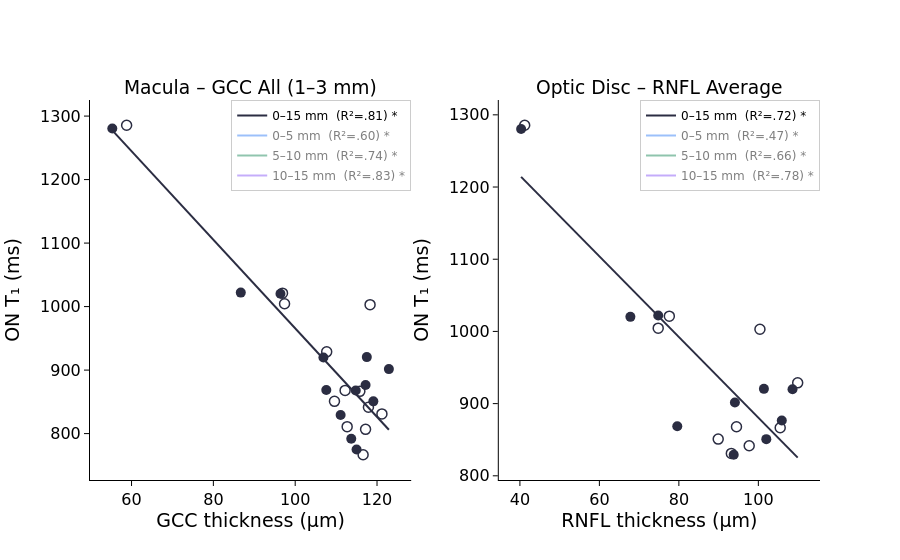

Here is the notebook cell this chart was saved with:
### Code cell
#| label: fig2cell
from pathlib import Path
import numpy as np, pandas as pd
from plotly.subplots import make_subplots
from scipy.stats import linregress

PXIN, PT = 96, 96 / 72
px = lambda i: round(i * PXIN); pt = lambda p: p * PT
DATA = next(p for p in [Path('dashboard_standard_reg'), Path('../dashboard_standard_reg')] if p.exists())

T1_SCALE = 1000.0
merged = pd.read_csv(DATA / 'data_merged.csv')
t1_cols = ['T1_mean_05', 'T1_mean_510', 'T1_mean_1015', 'T1_mean_015']
merged[t1_cols] *= T1_SCALE
T1_BANDS = [('T1_mean_015', '0–15 mm', '#2B2D42'), ('T1_mean_05', '0–5 mm', '#3B82F6'),
            ('T1_mean_510', '5–10 mm', '#228B5E'), ('T1_mean_1015', '10–15 mm', '#8B5CF6')]
PANELS = [('Macula', 'All_1_3_gcc', 'GCC thickness (µm)', 'GCC All (1–3 mm)'),
          ('Optic Disc', 'All_um_', 'RNFL thickness (µm)', 'RNFL Average')]
AX = dict(color='black', linecolor='black', showline=True, mirror=False, showgrid=False,
          zeroline=False, ticks='outside', tickcolor='black', fixedrange=True)


def bh_fdr(p):
    p = np.asarray(p, float); out = np.full(p.shape, np.nan)
    ok = np.where(~np.isnan(p))[0]; m = len(ok); order = ok[np.argsort(p[ok])]; prev = 1.0
    for k in range(m - 1, -1, -1):
        prev = min(prev, p[order[k]] * m / (k + 1)); out[order[k]] = prev
    return out


fmt = lambda v: f'{v:.2f}'.replace('0.', '.')

HL = dict(bgcolor='#222', font=dict(color='#fff'))   # dark hover popup, like the dashboard

fig = make_subplots(rows=1, cols=2, horizontal_spacing=0.12,
                    subplot_titles=[f'{t} – {o}' for t, _, _, o in PANELS])
for col, (title, sector, xlab, octName) in enumerate(PANELS, start=1):
    leg = 'legend' if col == 1 else 'legend2'
    dfs = [(merged[[sector, band, 'Eye', 'MRI_ID']].dropna(), band) for band, _, _ in T1_BANDS]
    fits = [(d, linregress(d[sector], d[band]) if len(d) >= 5 else None) for d, band in dfs]
    pfdr = bh_fdr([f.pvalue if f else np.nan for _, f in fits])
    for (band, lbl, c), (d, f), q in zip(T1_BANDS, fits, pfdr):
        if f is None:
            continue
        vis = True if band == 'T1_mean_015' else 'legendonly'
        grp = f'{col}-{lbl}'
        for eye in ('OD', 'OS'):
            g = d[d.Eye == eye]
            marker = (dict(color='white', size=10, line=dict(color=c, width=1.5)) if eye == 'OD'
                      else dict(color=c, size=10, line=dict(width=0)))
            hov = (f'<b>%{{customdata}}</b> · {eye} · {lbl} <br>'
                   f'{octName} = %{{x:.2f}}<br>T₁ = %{{y:.0f}} ms<extra></extra>')
            fig.add_scatter(x=g[sector], y=g[band], customdata=g['MRI_ID'], mode='markers',
                legend=leg, legendgroup=grp, showlegend=False, visible=vis, row=1, col=col,
                marker=marker, hovertemplate=hov, hoverlabel=HL)
        xs = np.array([d[sector].min(), d[sector].max()])
        star = ' *' if (not np.isnan(q) and q < 0.05) else ''
        fig.add_scatter(x=xs, y=f.intercept + f.slope * xs, mode='lines', legend=leg, legendgroup=grp,
            visible=vis, row=1, col=col, line=dict(color=c, width=2), hoverinfo='skip',
            name=f'{lbl}  (R²={fmt(f.rvalue ** 2)}){star}')
    fig.update_xaxes(title=dict(text=xlab, standoff=5), row=1, col=col, **AX)
    fig.update_yaxes(title=dict(text='ON T₁ (ms)'), row=1, col=col, **AX)

LEG = dict(bgcolor='rgba(255,255,255,0.7)', bordercolor='#ccc', borderwidth=1,
           font=dict(size=pt(9)), xanchor='right', yanchor='top', y=0.99,
           groupclick='togglegroup', tracegroupgap=1)
fig.update_layout(autosize=True, paper_bgcolor='white', plot_bgcolor='white', dragmode=False,
    font=dict(color='black', family='DejaVu Sans, Arial, sans-serif', size=pt(12)),
    margin=dict(l=px(0.9), r=px(0.1), t=px(0.5), b=px(0.6)),
    legend=dict(**LEG, x=0.43), legend2=dict(**LEG, x=0.99))
for a in fig.layout.annotations:
    a.font.size = pt(14)
fig.show(config={"responsive": True, "edits": {"legendPosition": True}})

### Figure 1 — Plotly figure (JSON) as saved in the notebook; plotly's stock layout.template omitted (floating-point values rounded to 4 significant figures)
{"data": [{"customdata": ["sub-0204", "sub-0339", "sub-0457", "sub-0480", "sub-0610", "sub-0713", "sub-0717", "sub-0733", "sub-0760", "sub-0780", "sub-0803", "sub-0805", "sub-0807"], "hoverlabel": {"bgcolor": "#222", "font": {"color": "#fff"}}, "hovertemplate": "<b>%{customdata}</b> · OD · 0–15 mm <br>GCC All (1–3 mm) = %{x:.2f}<br>T₁ = %{y:.0f} ms<extra></extra>", "legend": "legend", "legendgroup": "1-0–15 mm", "marker": {"color": "white", "line": {"color": "#2B2D42", "width": 1.5}, "size": 10}, "mode": "markers", "showlegend": false, "type": "scatter", "visible": true, "x": [112.7, 107.7, 116.6, 58.8, 118.3, 109.6, 121.2, 96.9, 112.2, 115.8, 97.4, 117.2, 117.9], "xaxis": "x", "y": [810.9, 928.8, 766.7, 1286.0, 1003.0, 850.8, 831.0, 1021.0, 868.0, 866.5, 1004.0, 806.7, 841.6], "yaxis": "y"}, {"customdata": ["sub-0204", "sub-0339", "sub-0457", "sub-0480", "sub-0610", "sub-0713", "sub-0717", "sub-0733", "sub-0760", "sub-0780", "sub-0803", "sub-0805", "sub-0807"], "hoverlabel": {"bgcolor": "#222", "font": {"color": "#fff"}}, "hovertemplate": "<b>%{customdata}</b> · OS · 0–15 mm <br>GCC All (1–3 mm) = %{x:.2f}<br>T₁ = %{y:.0f} ms<extra></extra>", "legend": "legend", "legendgroup": "1-0–15 mm", "marker": {"color": "#2B2D42", "line": {"width": 0}, "size": 10}, "mode": "markers", "showlegend": false, "type": "scatter", "visible": true, "x": [113.7, 106.9, 114.8, 55.3, 117.5, 107.6, 122.9, 96.4, 111.1, 117.2, 86.7, 115.0, 119.1], "xaxis": "x", "y": [791.9, 919.9, 867.9, 1280.0, 920.5, 868.7, 901.6, 1020.0, 829.2, 876.6, 1022.0, 775.0, 850.8], "yaxis": "y"}, {"hoverinfo": "skip", "legend": "legend", "legendgroup": "1-0–15 mm", "line": {"color": "#2B2D42", "width": 2}, "mode": "lines", "name": "0–15 mm  (R²=.81) *", "type": "scatter", "visible": true, "x": [55.3, 122.9], "xaxis": "x", "y": [1278.0, 806.1], "yaxis": "y"}, {"customdata": ["sub-0204", "sub-0339", "sub-0457", "sub-0480", "sub-0610", "sub-0713", "sub-0717", "sub-0733", "sub-0760", "sub-0780", "sub-0803", "sub-0805", "sub-0807"], "hoverlabel": {"bgcolor": "#222", "font": {"color": "#fff"}}, "hovertemplate": "<b>%{customdata}</b> · OD · 0–5 mm <br>GCC All (1–3 mm) = %{x:.2f}<br>T₁ = %{y:.0f} ms<extra></extra>", "legend": "legend", "legendgroup": "1-0–5 mm", "marker": {"color": "white", "line": {"color": "#3B82F6", "width": 1.5}, "size": 10}, "mode": "markers", "showlegend": false, "type": "scatter", "visible": "legendonly", "x": [112.7, 107.7, 116.6, 58.8, 118.3, 109.6, 121.2, 96.9, 112.2, 115.8, 97.4, 117.2, 117.9], "xaxis": "x", "y": [874.1, 1015.0, 824.3, 1443.0, 1297.0, 939.8, 923.7, 1067.0, 987.4, 945.1, 1142.0, 922.6, 974.7], "yaxis": "y"}, {"customdata": ["sub-0204", "sub-0339", "sub-0457", "sub-0480", "sub-0610", "sub-0713", "sub-0717", "sub-0733", "sub-0760", "sub-0780", "sub-0803", "sub-0805", "sub-0807"], "hoverlabel": {"bgcolor": "#222", "font": {"color": "#fff"}}, "hovertemplate": "<b>%{customdata}</b> · OS · 0–5 mm <br>GCC All (1–3 mm) = %{x:.2f}<br>T₁ = %{y:.0f} ms<extra></extra>", "legend": "legend", "legendgroup": "1-0–5 mm", "marker": {"color": "#3B82F6", "line": {"width": 0}, "size": 10}, "mode": "markers", "showlegend": false, "type": "scatter", "visible": "legendonly", "x": [113.7, 106.9, 114.8, 55.3, 117.5, 107.6, 122.9, 96.4, 111.1, 117.2, 86.7, 115.0, 119.1], "xaxis": "x", "y": [838.3, 1035.0, 903.5, 1397.0, 1003.0, 929.7, 991.4, 949.9, 989.1, 955.2, 1151.0, 867.6, 999.9], "yaxis": "y"}, {"hoverinfo": "skip", "legend": "legend", "legendgroup": "1-0–5 mm", "line": {"color": "#3B82F6", "width": 2}, "mode": "lines", "name": "0–5 mm  (R²=.60) *", "type": "scatter", "visible": "legendonly", "x": [55.3, 122.9], "xaxis": "x", "y": [1383.0, 902.2], "yaxis": "y"}, {"customdata": ["sub-0204", "sub-0339", "sub-0457", "sub-0480", "sub-0610", "sub-0713", "sub-0717", "sub-0733", "sub-0760", "sub-0780", "sub-0803", "sub-0805", "sub-0807"], "hoverlabel": {"bgcolor": "#222", "font": {"color": "#fff"}}, "hovertemplate": "<b>%{customdata}</b> · OD · 5–10 mm <br>GCC All (1–3 mm) = %{x:.2f}<br>T₁ = %{y:.0f} ms<extra></extra>", "legend": "legend", "legendgroup": "1-5–10 mm", "marker": {"color": "white", "line": {"color": "#228B5E", "width": 1.5}, "size": 10}, "mode": "markers", "showlegend": false, "type": "scatter", "visible": "legendonly", "x": [112.7, 107.7, 116.6, 58.8, 118.3, 109.6, 121.2, 96.9, 112.2, 115.8, 97.4, 117.2, 117.9], "xaxis": "x", "y": [785.6, 873.6, 763.1, 1210.0, 859.5, 771.4, 788.8, 1040.0, 757.2, 799.1, 927.0, 762.6, 749.7], "yaxis": "y"}, {"customdata": ["sub-0204", "sub-0339", "sub-0457", "sub-0480", "sub-0610", "sub-0713", "sub-0717", "sub-0733", "sub-0760", "sub-0780", "sub-0803", "sub-0805", "sub-0807"], "hoverlabel": {"bgcolor": "#222", "font": {"color": "#fff"}}, "hovertemplate": "<b>%{customdata}</b> · OS · 5–10 mm <br>GCC All (1–3 mm) = %{x:.2f}<br>T₁ = %{y:.0f} ms<extra></extra>", "legend": "legend", "legendgroup": "1-5–10 mm", "marker": {"color": "#228B5E", "line": {"width": 0}, "size": 10}, "mode": "markers", "showlegend": false, "type": "scatter", "visible": "legendonly", "x": [113.7, 106.9, 114.8, 55.3, 117.5, 107.6, 122.9, 96.4, 111.1, 117.2, 86.7, 115.0, 119.1], "xaxis": "x", "y": [769.8, 926.6, 873.1, 1255.0, 941.8, 878.4, 882.2, 1102.0, 689.4, 824.9, 964.9, 760.5, 798.6], "yaxis": "y"}, {"hoverinfo": "skip", "legend": "legend", "legendgroup": "1-5–10 mm", "line": {"color": "#228B5E", "width": 2}, "mode": "lines", "name": "5–10 mm  (R²=.74) *", "type": "scatter", "visible": "legendonly", "x": [55.3, 122.9], "xaxis": "x", "y": [1247.0, 762.6], "yaxis": "y"}, {"customdata": ["sub-0204", "sub-0339", "sub-0457", "sub-0480", "sub-0610", "sub-0713", "sub-0717", "sub-0733", "sub-0760", "sub-0780", "sub-0803", "sub-0805", "sub-0807"], "hoverlabel": {"bgcolor": "#222", "font": {"color": "#fff"}}, "hovertemplate": "<b>%{customdata}</b> · OD · 10–15 mm <br>GCC All (1–3 mm) = %{x:.2f}<br>T₁ = %{y:.0f} ms<extra></extra>", "legend": "legend", "legendgroup": "1-10–15 mm", "marker": {"color": "white", "line": {"color": "#8B5CF6", "width": 1.5}, "size": 10}, "mode": "markers", "showlegend": false, "type": "scatter", "visible": "legendonly", "x": [112.7, 107.7, 116.6, 58.8, 118.3, 109.6, 121.2, 96.9, 112.2, 115.8, 97.4, 117.2, 117.9], "xaxis": "x", "y": [773.1, 897.8, 712.7, 1204.0, 853.1, 841.3, 780.5, 956.1, 859.3, 855.4, 944.4, 735.0, 800.4], "yaxis": "y"}, {"customdata": ["sub-0204", "sub-0339", "sub-0457", "sub-0480", "sub-0610", "sub-0713", "sub-0717", "sub-0733", "sub-0760", "sub-0780", "sub-0803", "sub-0805", "sub-0807"], "hoverlabel": {"bgcolor": "#222", "font": {"color": "#fff"}}, "hovertemplate": "<b>%{customdata}</b> · OS · 10–15 mm <br>GCC All (1–3 mm) = %{x:.2f}<br>T₁ = %{y:.0f} ms<extra></extra>", "legend": "legend", "legendgroup": "1-10–15 mm", "marker": {"color": "#8B5CF6", "line": {"width": 0}, "size": 10}, "mode": "markers", "showlegend": false, "type": "scatter", "visible": "legendonly", "x": [113.7, 106.9, 114.8, 55.3, 117.5, 107.6, 122.9, 96.4, 111.1, 117.2, 86.7, 115.0, 119.1], "xaxis": "x", "y": [767.5, 798.1, 827.1, 1189.0, 816.4, 798.0, 831.2, 1009.0, 808.9, 849.6, 950.0, 696.9, 753.9], "yaxis": "y"}, {"hoverinfo": "skip", "legend": "legend", "legendgroup": "1-10–15 mm", "line": {"color": "#8B5CF6", "width": 2}, "mode": "lines", "name": "10–15 mm  (R²=.83) *", "type": "scatter", "visible": "legendonly", "x": [55.3, 122.9], "xaxis": "x", "y": [1203.0, 753.4], "yaxis": "y"}, {"customdata": ["sub-0339", "sub-0480", "sub-0610", "sub-0713", "sub-0717", "sub-0733", "sub-0760", "sub-0780", "sub-0803", "sub-0807"], "hoverlabel": {"bgcolor": "#222", "font": {"color": "#fff"}}, "hovertemplate": "<b>%{customdata}</b> · OD · 0–15 mm <br>RNFL Average = %{x:.2f}<br>T₁ = %{y:.0f} ms<extra></extra>", "legend": "legend2", "legendgroup": "2-0–15 mm", "marker": {"color": "white", "line": {"color": "#2B2D42", "width": 1.5}, "size": 10}, "mode": "markers", "showlegend": false, "type": "scatter", "visible": true, "x": [109.9, 41.2, 100.4, 89.9, 93.2, 77.6, 94.5, 105.5, 74.8, 97.7], "xaxis": "x2", "y": [928.8, 1286.0, 1003.0, 850.8, 831.0, 1021.0, 868.0, 866.5, 1004.0, 841.6], "yaxis": "y2"}, {"customdata": ["sub-0339", "sub-0480", "sub-0610", "sub-0713", "sub-0717", "sub-0733", "sub-0760", "sub-0780", "sub-0803", "sub-0807"], "hoverlabel": {"bgcolor": "#222", "font": {"color": "#fff"}}, "hovertemplate": "<b>%{customdata}</b> · OS · 0–15 mm <br>RNFL Average = %{x:.2f}<br>T₁ = %{y:.0f} ms<extra></extra>", "legend": "legend2", "legendgroup": "2-0–15 mm", "marker": {"color": "#2B2D42", "line": {"width": 0}, "size": 10}, "mode": "markers", "showlegend": false, "type": "scatter", "visible": true, "x": [108.6, 40.3, 101.4, 79.6, 94.1, 67.8, 93.8, 105.9, 74.8, 102.0], "xaxis": "x2", "y": [919.9, 1280.0, 920.5, 868.7, 901.6, 1020.0, 829.2, 876.6, 1022.0, 850.8], "yaxis": "y2"}, {"hoverinfo": "skip", "legend": "legend2", "legendgroup": "2-0–15 mm", "line": {"color": "#2B2D42", "width": 2}, "mode": "lines", "name": "0–15 mm  (R²=.72) *", "type": "scatter", "visible": true, "x": [40.3, 109.9], "xaxis": "x2", "y": [1214.0, 825.2], "yaxis": "y2"}, {"customdata": ["sub-0339", "sub-0480", "sub-0610", "sub-0713", "sub-0717", "sub-0733", "sub-0760", "sub-0780", "sub-0803", "sub-0807"], "hoverlabel": {"bgcolor": "#222", "font": {"color": "#fff"}}, "hovertemplate": "<b>%{customdata}</b> · OD · 0–5 mm <br>RNFL Average = %{x:.2f}<br>T₁ = %{y:.0f} ms<extra></extra>", "legend": "legend2", "legendgroup": "2-0–5 mm", "marker": {"color": "white", "line": {"color": "#3B82F6", "width": 1.5}, "size": 10}, "mode": "markers", "showlegend": false, "type": "scatter", "visible": "legendonly", "x": [109.9, 41.2, 100.4, 89.9, 93.2, 77.6, 94.5, 105.5, 74.8, 97.7], "xaxis": "x2", "y": [1015.0, 1443.0, 1297.0, 939.8, 923.7, 1067.0, 987.4, 945.1, 1142.0, 974.7], "yaxis": "y2"}, {"customdata": ["sub-0339", "sub-0480", "sub-0610", "sub-0713", "sub-0717", "sub-0733", "sub-0760", "sub-0780", "sub-0803", "sub-0807"], "hoverlabel": {"bgcolor": "#222", "font": {"color": "#fff"}}, "hovertemplate": "<b>%{customdata}</b> · OS · 0–5 mm <br>RNFL Average = %{x:.2f}<br>T₁ = %{y:.0f} ms<extra></extra>", "legend": "legend2", "legendgroup": "2-0–5 mm", "marker": {"color": "#3B82F6", "line": {"width": 0}, "size": 10}, "mode": "markers", "showlegend": false, "type": "scatter", "visible": "legendonly", "x": [108.6, 40.3, 101.4, 79.6, 94.1, 67.8, 93.8, 105.9, 74.8, 102.0], "xaxis": "x2", "y": [1035.0, 1397.0, 1003.0, 929.7, 991.4, 949.9, 989.1, 955.2, 1151.0, 999.9], "yaxis": "y2"}, {"hoverinfo": "skip", "legend": "legend2", "legendgroup": "2-0–5 mm", "line": {"color": "#3B82F6", "width": 2}, "mode": "lines", "name": "0–5 mm  (R²=.47) *", "type": "scatter", "visible": "legendonly", "x": [40.3, 109.9], "xaxis": "x2", "y": [1304.0, 940.6], "yaxis": "y2"}, {"customdata": ["sub-0339", "sub-0480", "sub-0610", "sub-0713", "sub-0717", "sub-0733", "sub-0760", "sub-0780", "sub-0803", "sub-0807"], "hoverlabel": {"bgcolor": "#222", "font": {"color": "#fff"}}, "hovertemplate": "<b>%{customdata}</b> · OD · 5–10 mm <br>RNFL Average = %{x:.2f}<br>T₁ = %{y:.0f} ms<extra></extra>", "legend": "legend2", "legendgroup": "2-5–10 mm", "marker": {"color": "white", "line": {"color": "#228B5E", "width": 1.5}, "size": 10}, "mode": "markers", "showlegend": false, "type": "scatter", "visible": "legendonly", "x": [109.9, 41.2, 100.4, 89.9, 93.2, 77.6, 94.5, 105.5, 74.8, 97.7], "xaxis": "x2", "y": [873.6, 1210.0, 859.5, 771.4, 788.8, 1040.0, 757.2, 799.1, 927.0, 749.7], "yaxis": "y2"}, {"customdata": ["sub-0339", "sub-0480", "sub-0610", "sub-0713", "sub-0717", "sub-0733", "sub-0760", "sub-0780", "sub-0803", "sub-0807"], "hoverlabel": {"bgcolor": "#222", "font": {"color": "#fff"}}, "hovertemplate": "<b>%{customdata}</b> · OS · 5–10 mm <br>RNFL Average = %{x:.2f}<br>T₁ = %{y:.0f} ms<extra></extra>", "legend": "legend2", "legendgroup": "2-5–10 mm", "marker": {"color": "#228B5E", "line": {"width": 0}, "size": 10}, "mode": "markers", "showlegend": false, "type": "scatter", "visible": "legendonly", "x": [108.6, 40.3, 101.4, 79.6, 94.1, 67.8, 93.8, 105.9, 74.8, 102.0], "xaxis": "x2", "y": [926.6, 1255.0, 941.8, 878.4, 882.2, 1102.0, 689.4, 824.9, 964.9, 798.6], "yaxis": "y2"}, {"hoverinfo": "skip", "legend": "legend2", "legendgroup": "2-5–10 mm", "line": {"color": "#228B5E", "width": 2}, "mode": "lines", "name": "5–10 mm  (R²=.66) *", "type": "scatter", "visible": "legendonly", "x": [40.3, 109.9], "xaxis": "x2", "y": [1192.0, 766.0], "yaxis": "y2"}, {"customdata": ["sub-0339", "sub-0480", "sub-0610", "sub-0713", "sub-0717", "sub-0733", "sub-0760", "sub-0780", "sub-0803", "sub-0807"], "hoverlabel": {"bgcolor": "#222", "font": {"color": "#fff"}}, "hovertemplate": "<b>%{customdata}</b> · OD · 10–15 mm <br>RNFL Average = %{x:.2f}<br>T₁ = %{y:.0f} ms<extra></extra>", "legend": "legend2", "legendgroup": "2-10–15 mm", "marker": {"color": "white", "line": {"color": "#8B5CF6", "width": 1.5}, "size": 10}, "mode": "markers", "showlegend": false, "type": "scatter", "visible": "legendonly", "x": [109.9, 41.2, 100.4, 89.9, 93.2, 77.6, 94.5, 105.5, 74.8, 97.7], "xaxis": "x2", "y": [897.8, 1204.0, 853.1, 841.3, 780.5, 956.1, 859.3, 855.4, 944.4, 800.4], "yaxis": "y2"}, {"customdata": ["sub-0339", "sub-0480", "sub-0610", "sub-0713", "sub-0717", "sub-0733", "sub-0760", "sub-0780", "sub-0803", "sub-0807"], "hoverlabel": {"bgcolor": "#222", "font": {"color": "#fff"}}, "hovertemplate": "<b>%{customdata}</b> · OS · 10–15 mm <br>RNFL Average = %{x:.2f}<br>T₁ = %{y:.0f} ms<extra></extra>", "legend": "legend2", "legendgroup": "2-10–15 mm", "marker": {"color": "#8B5CF6", "line": {"width": 0}, "size": 10}, "mode": "markers", "showlegend": false, "type": "scatter", "visible": "legendonly", "x": [108.6, 40.3, 101.4, 79.6, 94.1, 67.8, 93.8, 105.9, 74.8, 102.0], "xaxis": "x2", "y": [798.1, 1189.0, 816.4, 798.0, 831.2, 1009.0, 808.9, 849.6, 950.0, 753.9], "yaxis": "y2"}, {"hoverinfo": "skip", "legend": "legend2", "legendgroup": "2-10–15 mm", "line": {"color": "#8B5CF6", "width": 2}, "mode": "lines", "name": "10–15 mm  (R²=.78) *", "type": "scatter", "visible": "legendonly", "x": [40.3, 109.9], "xaxis": "x2", "y": [1147.0, 769.1], "yaxis": "y2"}], "layout": {"annotations": [{"font": {"size": 18.67}, "showarrow": false, "text": "Macula – GCC All (1–3 mm)", "x": 0.22, "xanchor": "center", "xref": "paper", "y": 1, "yanchor": "bottom", "yref": "paper"}, {"font": {"size": 18.67}, "showarrow": false, "text": "Optic Disc – RNFL Average", "x": 0.78, "xanchor": "center", "xref": "paper", "y": 1, "yanchor": "bottom", "yref": "paper"}], "autosize": true, "dragmode": false, "font": {"color": "black", "family": "DejaVu Sans, Arial, sans-serif", "size": 16}, "legend": {"bgcolor": "rgba(255,255,255,0.7)", "bordercolor": "#ccc", "borderwidth": 1, "font": {"size": 12}, "groupclick": "togglegroup", "tracegroupgap": 1, "x": 0.44, "xanchor": "right", "y": 1, "yanchor": "top"}, "legend2": {"bgcolor": "rgba(255,255,255,0.7)", "bordercolor": "#ccc", "borderwidth": 1, "font": {"size": 12}, "groupclick": "togglegroup", "tracegroupgap": 1, "x": 1, "xanchor": "right", "y": 1, "yanchor": "top"}, "paper_bgcolor": "white", "plot_bgcolor": "white", "xaxis": {"anchor": "y", "color": "black", "domain": [0, 0.44], "fixedrange": true, "linecolor": "black", "mirror": false, "showgrid": false, "showline": true, "tickcolor": "black", "ticks": "outside", "title": {"standoff": 5, "text": "GCC thickness (µm)"}, "zeroline": false}, "xaxis2": {"anchor": "y2", "color": "black", "domain": [0.56, 1], "fixedrange": true, "linecolor": "black", "mirror": false, "showgrid": false, "showline": true, "tickcolor": "black", "ticks": "outside", "title": {"standoff": 5, "text": "RNFL thickness (µm)"}, "zeroline": false}, "yaxis": {"anchor": "x", "color": "black", "domain": [0, 1], "fixedrange": true, "linecolor": "black", "mirror": false, "showgrid": false, "showline": true, "tickcolor": "black", "ticks": "outside", "title": {"text": "ON T₁ (ms)"}, "zeroline": false}, "yaxis2": {"anchor": "x2", "color": "black", "domain": [0, 1], "fixedrange": true, "linecolor": "black", "mirror": false, "showgrid": false, "showline": true, "tickcolor": "black", "ticks": "outside", "title": {"text": "ON T₁ (ms)"}, "zeroline": false}}}
